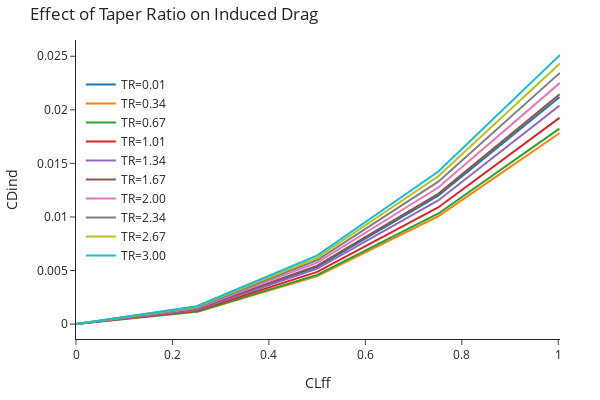

This figure's notebook cell:
### Code cell
fig = go.Figure()
for tr, _df in taperdf.groupby("TR"):
    fig.add_trace(
        go.Scatter(
            x=_df.CLff,
            y=_df.CDind,
            mode="lines",
            name=f"TR={tr:.2f}",
        )
    )
fig.update_layout(
    template="simple_white",
    title="Effect of Taper Ratio on Induced Drag",
    xaxis_title="CLff",
    yaxis_title="CDind",
    margin=dict(l=40, r=40, t=40, b=40),
    width=600,
    height=400,
    legend=dict(yanchor="top", y=0.9, xanchor="left", x=0.01),
)

### Figure 1 — Plotly figure (JSON) as saved in the notebook; plotly's stock layout.template omitted (floating-point values rounded to 4 significant figures)
{"data": [{"mode": "lines", "name": "TR=0.01", "type": "scatter", "x": [0.0, 0.25, 0.5002, 0.751, 1.003], "y": [NaN, 0.001357, 0.005354, 0.01198, 0.0212]}, {"mode": "lines", "name": "TR=0.34", "type": "scatter", "x": [0.0, 0.25, 0.5001, 0.7508, 1.002], "y": [NaN, 0.001125, 0.004479, 0.01005, 0.01781]}, {"mode": "lines", "name": "TR=0.67", "type": "scatter", "x": [-0.0, 0.25, 0.5001, 0.7508, 1.002], "y": [3.4e-06, 0.001161, 0.004597, 0.0103, 0.01824]}, {"mode": "lines", "name": "TR=1.01", "type": "scatter", "x": [-0.0, 0.25, 0.5002, 0.7509, 1.002], "y": [5.6e-06, 0.001238, 0.004869, 0.01088, 0.01925]}, {"mode": "lines", "name": "TR=1.34", "type": "scatter", "x": [-0.0, 0.25, 0.5002, 0.751, 1.003], "y": [7e-06, 0.001324, 0.005171, 0.01154, 0.02039]}, {"mode": "lines", "name": "TR=1.67", "type": "scatter", "x": [-0.0, 0.25, 0.5002, 0.751, 1.003], "y": [9.4e-06, 0.001403, 0.005455, 0.01215, 0.02146]}, {"mode": "lines", "name": "TR=2.00", "type": "scatter", "x": [-0.0, 0.25, 0.5002, 0.7511, 1.003], "y": [1.19e-05, 0.001478, 0.005728, 0.01275, 0.0225]}, {"mode": "lines", "name": "TR=2.34", "type": "scatter", "x": [-0.0, 0.25, 0.5002, 0.7512, 1.003], "y": [1.27e-05, 0.001546, 0.005977, 0.01329, 0.02345]}, {"mode": "lines", "name": "TR=2.67", "type": "scatter", "x": [-0.0, 0.25, 0.5002, 0.7512, 1.003], "y": [1.34e-05, 0.001609, 0.006208, 0.0138, 0.02433]}, {"mode": "lines", "name": "TR=3.00", "type": "scatter", "x": [-0.0, 0.25, 0.5003, 0.7513, 1.004], "y": [1.51e-05, 0.001665, 0.006415, 0.01425, 0.02512]}], "layout": {"height": 400, "legend": {"x": 0.01, "xanchor": "left", "y": 0.9, "yanchor": "top"}, "margin": {"b": 40, "l": 40, "r": 40, "t": 40}, "title": {"text": "Effect of Taper Ratio on Induced Drag"}, "width": 600, "xaxis": {"title": {"text": "CLff"}}, "yaxis": {"title": {"text": "CDind"}}}}
